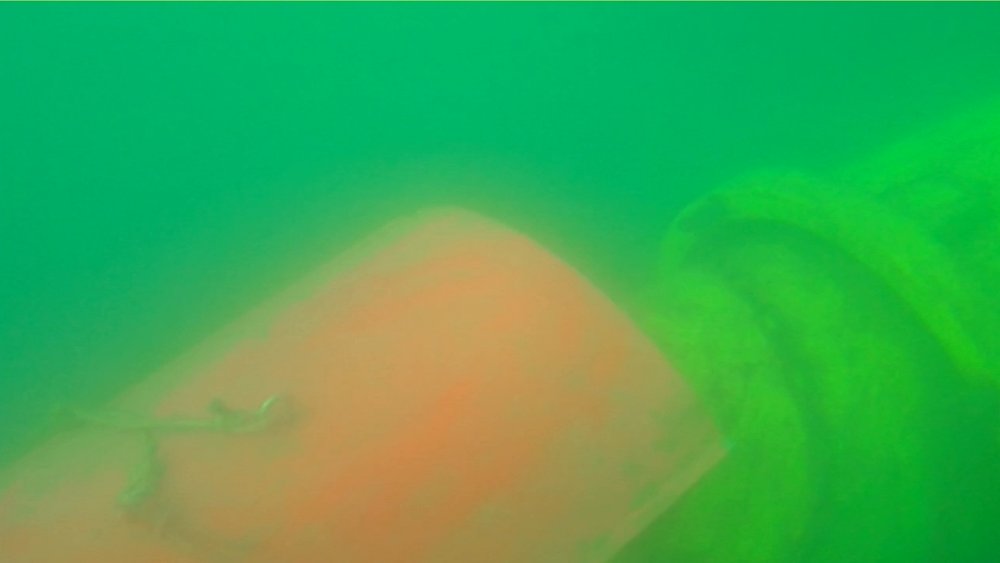
#> input picture rami_marine_dataset/class_4/img_0038.png, 1000 x 563 px, shrunk from 1686 x 950 before the run, found by its file name
$ jupyter execute --allow-errors tesseract_test.ipynb
#> lines starting #> are read from the running program, lines starting #| are printed output that depends on the picture; after the words box and inside, x2 and y2 are one past the last pixel; in counts of white or black regions, pixels touching at a corner belong together
[cell 1]
import cv2
from pytesseract import pytesseract
from IPython import display


img = cv2.imread("./rami_marine_dataset/class_2/number_2/img_0038.png")
#> img is the input picture: shape (563, 1000, 3); mean B, G, R 82.6, 170.2, 63.7
imggray = cv2.cvtColor(img, cv2.COLOR_BGR2GRAY)
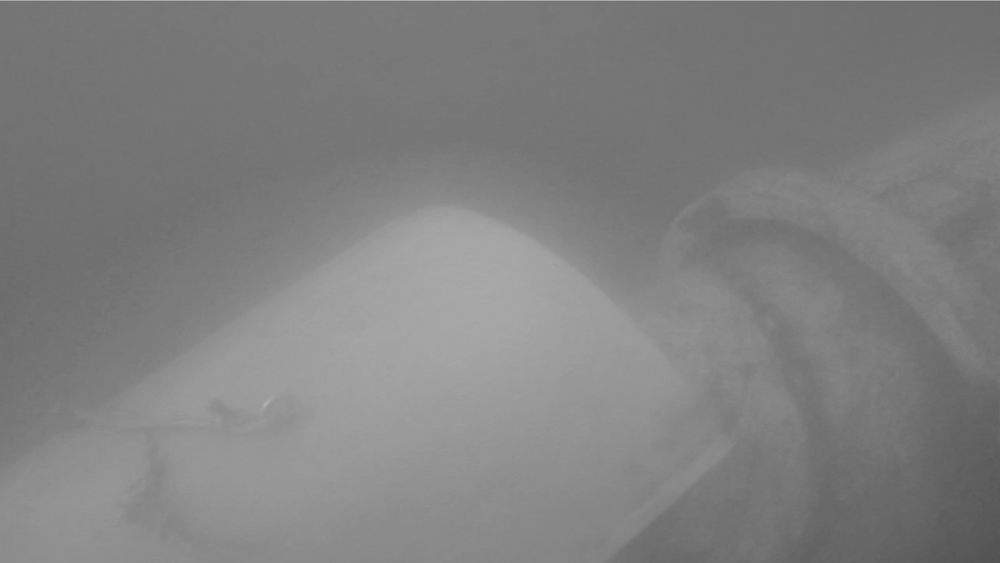
#> imggray: shape (563, 1000); min 83, max 176, mean 128.4
imgth = cv2.adaptiveThreshold(imggray,255,cv2.ADAPTIVE_THRESH_GAUSSIAN_C,cv2.THRESH_BINARY,15,3)
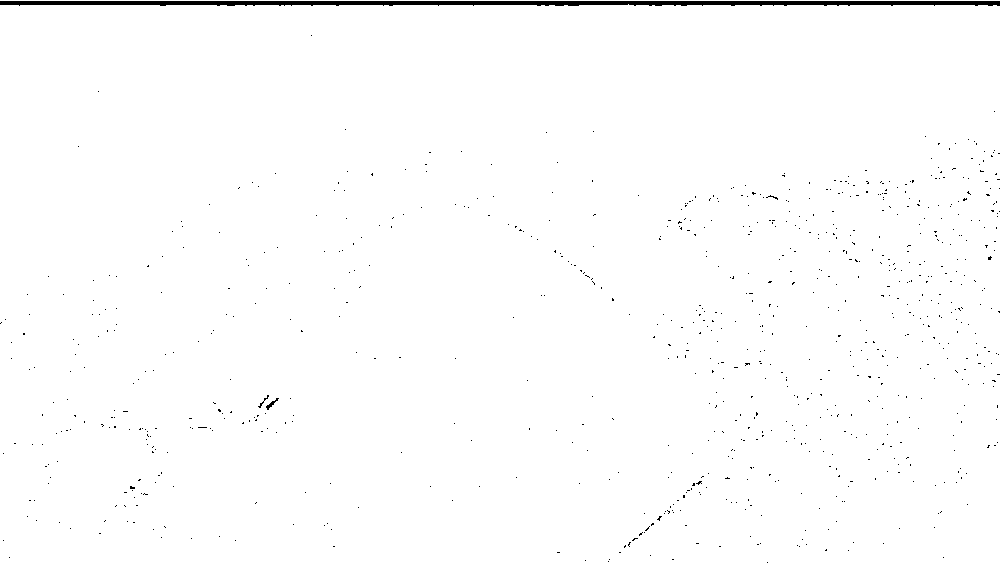
#> imgth: shape (563, 1000); 99% white; 824 black regions (821 under 20 px), largest, box (x1, y1, x2, y2) and area: (0, 1, 1000, 6) 4117, (266, 398, 279, 410) 44, (258, 395, 269, 408) 27

backtorgb = cv2.cvtColor(imgth,cv2.COLOR_GRAY2RGB)
cv2.imwrite("test.png", backtorgb)

#using pytesseract to convert from image to string
#> (the rest of this cell did not finish here and is left out)

[cell 2]
import cv2
from pytesseract import pytesseract
from IPython import display
import numpy as np

img = cv2.imread("rami_marine_dataset/class_2/number_2/img_0038.png")
hsv = cv2.cvtColor(img, cv2.COLOR_BGR2HSV)
#> hsv: shape (563, 1000, 3); mean H, S, V 57.5, 199, 176.9

# define range of black color in HSV
lower_val = np.array([0,0,0])
upper_val = np.array([255,109,255])

# Threshold the HSV image to get only black colors
mask = cv2.inRange(hsv, lower_val, upper_val)
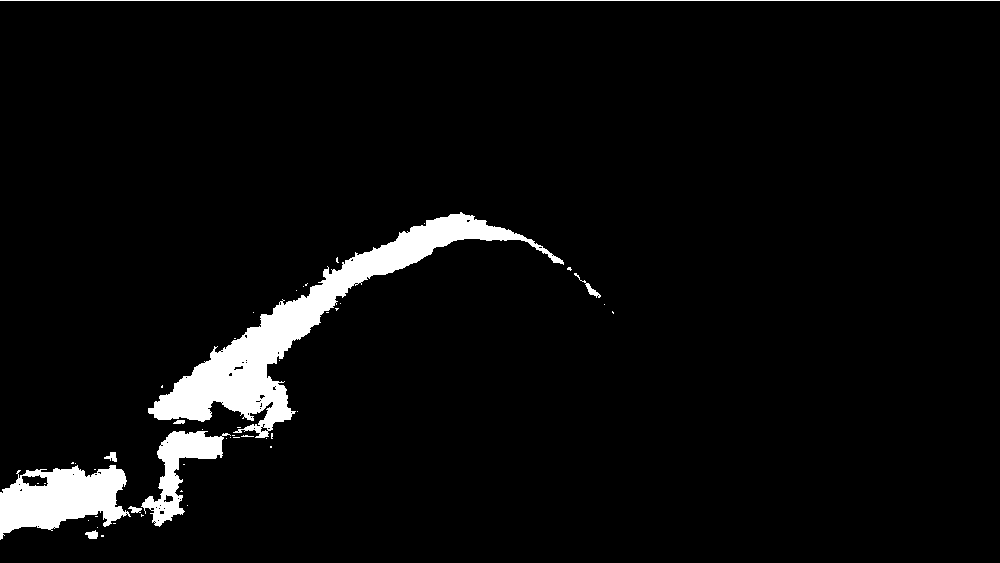
#> mask: shape (563, 1000); 4.6% white; 49 white regions (40 under 20 px), largest, box (x1, y1, x2, y2) and area: (148, 212, 564, 438) 15512, (0, 465, 131, 540) 6034, (141, 431, 231, 527) 2850


backtorgb = cv2.cvtColor(mask,cv2.COLOR_GRAY2RGB)
cv2.imwrite("test.png", backtorgb)

#using pytesseract to convert from image to string
#> (the rest of this cell did not finish here and is left out)

#> (a cell that did not finish here is left out)

[cell 4]
import cv2
import numpy as np

# Read image
image = cv2.imread("rami_marine_dataset/class_2/number_2/img_0038.png")

# Convert image to grayscale
gray = cv2.cvtColor(image,cv2.COLOR_BGR2GRAY)

# Use canny edge detection
edges = cv2.Canny(gray,50,150,apertureSize=3)
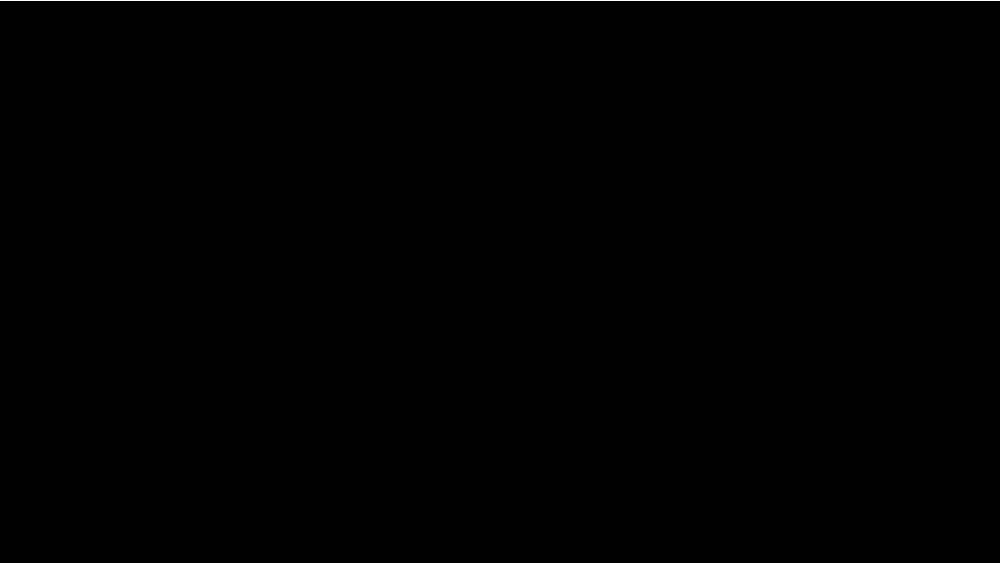
#> edges: shape (563, 1000); 0.18% white in thin lines or dots, all inside (x1, y1, x2, y2) = (0, 0, 1000, 1)

# Apply HoughLinesP method to
# to directly obtain line end points
lines_list =[]
lines = cv2.HoughLinesP(
			edges, # Input edge image
			1, # Distance resolution in pixels
			np.pi/180, # Angle resolution in radians
			threshold=200, # Min number of votes for valid line
			minLineLength=50, # Min allowed length of line
			maxLineGap=10 # Max allowed gap between line for joining them
			)
#> lines = [[0, 0, 999, 0]]

# Iterate over points
for points in lines:
	# Extracted points nested in the list
	x1,y1,x2,y2=points[0]
	# Draw the lines joing the points
	# On the original image
	cv2.line(image,(x1,y1),(x2,y2),(0,255,0),2)
	# Maintain a simples lookup list for points
	lines_list.append([(x1,y1),(x2,y2)])
#> this loop made 1 pass
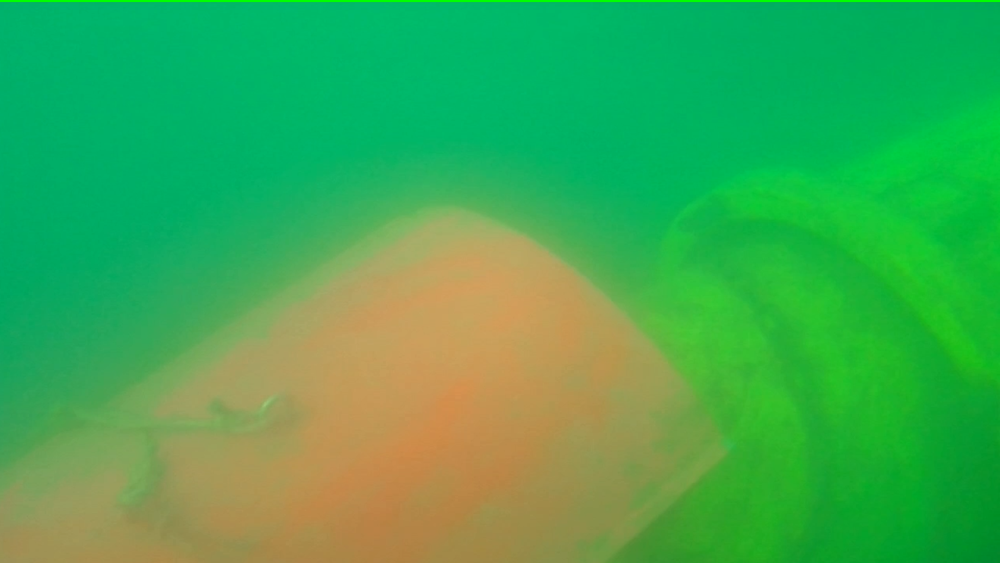
#> image: shape (563, 1000, 3); 0.36% of pixels changed, all inside (x1, y1, x2, y2) = (0, 0, 1000, 2)
#> after the loop, lines_list = [[(0, 0), (999, 0)]]

# Save the result image
cv2.imwrite('linesDetected.png', image)
#> (the rest of this cell did not finish here and is left out)

$ run again, with rami_marine_dataset/class_4/img_0002.png copied over rami_marine_dataset/class_4/img_0038.png
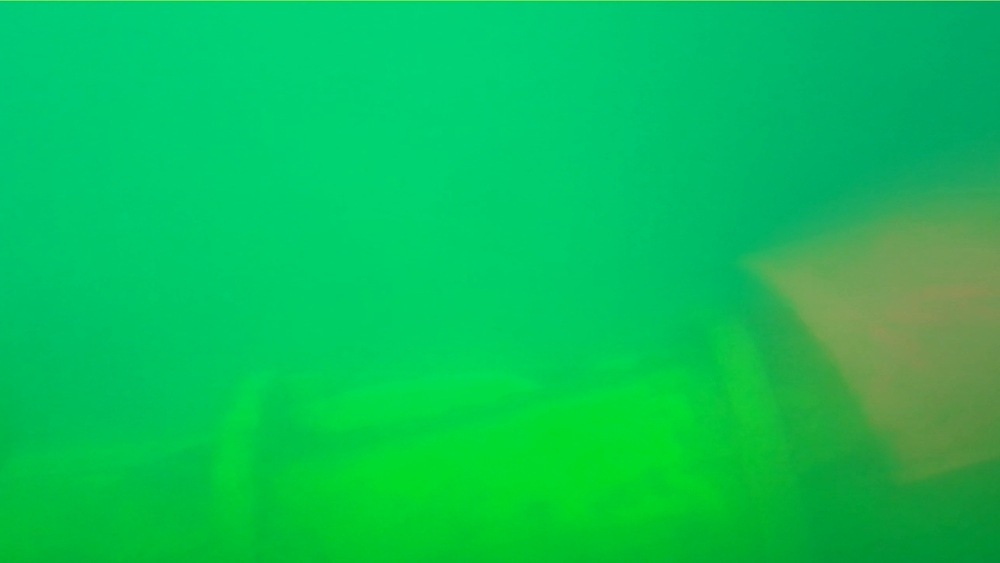
#> input picture rami_marine_dataset/class_4/img_0002.png, 1000 x 563 px, shrunk from 1686 x 950 before the run, found by its file name
#> img is the input picture: shape (563, 1000, 3); mean B, G, R 89.8, 193.4, 10.4
#> `imgth = cv2.adaptiveThreshold(imggray,255,cv2.ADAPTIVE_THRESH_GAUSSIAN..`:
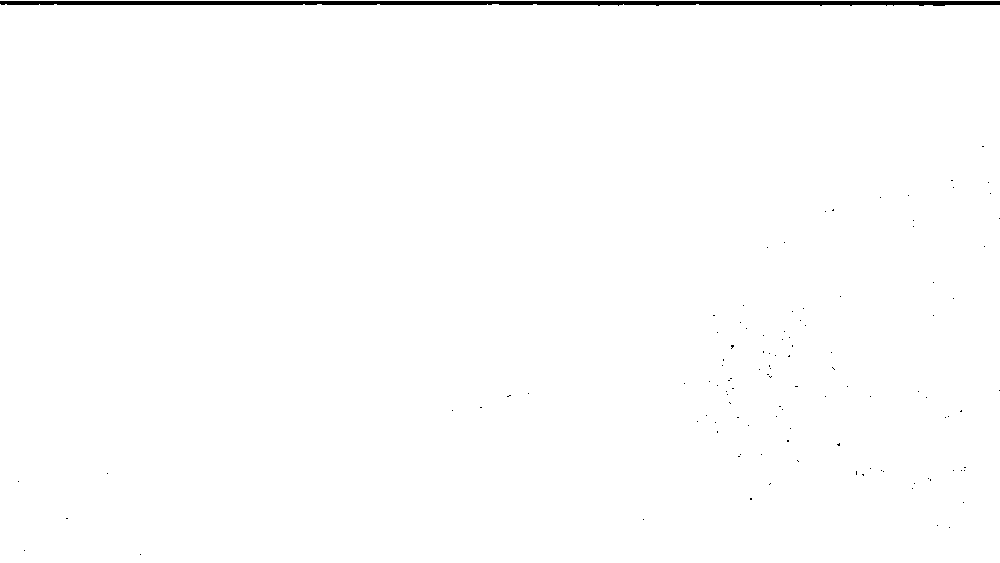
#> imgth: shape (563, 1000); 99.3% white; 111 black regions (110 under 20 px), largest, box (x1, y1, x2, y2) and area: (0, 1, 1000, 6) 3996
#> hsv: shape (563, 1000, 3); mean H, S, V 71.7, 241.2, 193.4
#> mask: shape (563, 1000); 1.4% white; 33 white regions (25 under 20 px), largest, box (x1, y1, x2, y2) and area: (868, 248, 1000, 353) 6421, (0, 0, 1000, 1) 1000, (843, 306, 862, 321) 131
#> edges: shape (563, 1000); 0.18% white in thin lines or dots, all inside (x1, y1, x2, y2) = (0, 0, 1000, 1)
#> lines = [[0, 0, 999, 0]]
#> the loop `for points in lines:` made 1 pass
#> after the loop `for points in lines:`:
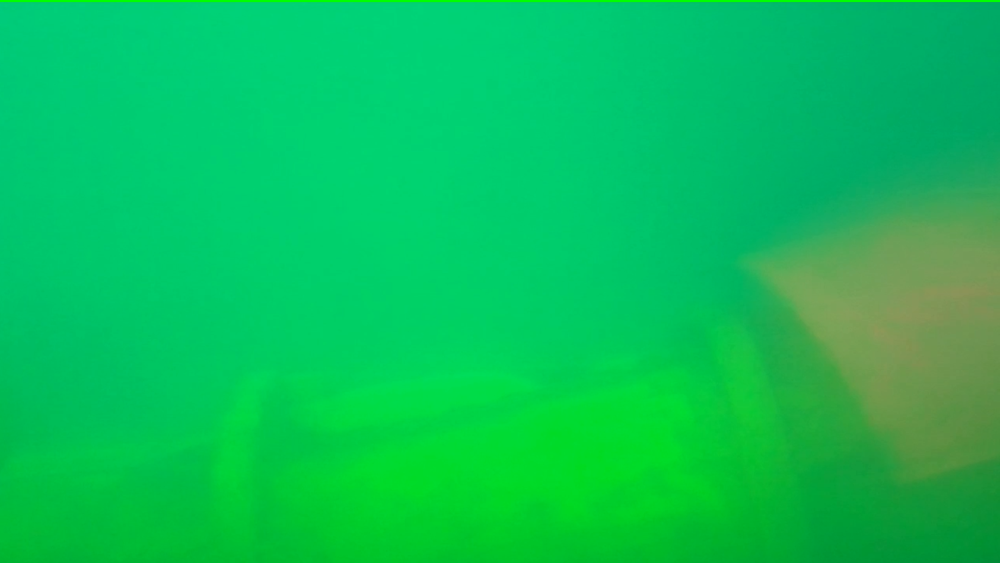
#> image: shape (563, 1000, 3); 0.36% of pixels changed, all inside (x1, y1, x2, y2) = (0, 0, 1000, 2)
#> after the loop `for points in lines:`: lines_list = [[(0, 0), (999, 0)]]

$ run again, with rami_marine_dataset/class_4/img_0005.png copied over rami_marine_dataset/class_4/img_0038.png
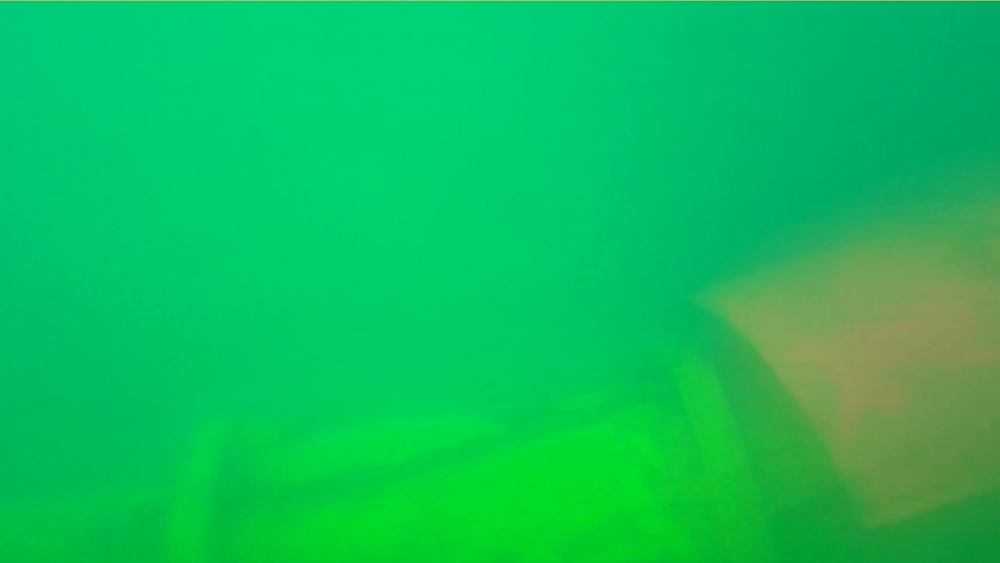
#> input picture rami_marine_dataset/class_4/img_0005.png, 1000 x 563 px, shrunk from 1686 x 950 before the run, found by its file name
#> img is the input picture: shape (563, 1000, 3); mean B, G, R 93.1, 191.5, 14.2
#> `imgth = cv2.adaptiveThreshold(imggray,255,cv2.ADAPTIVE_THRESH_GAUSSIAN..`:
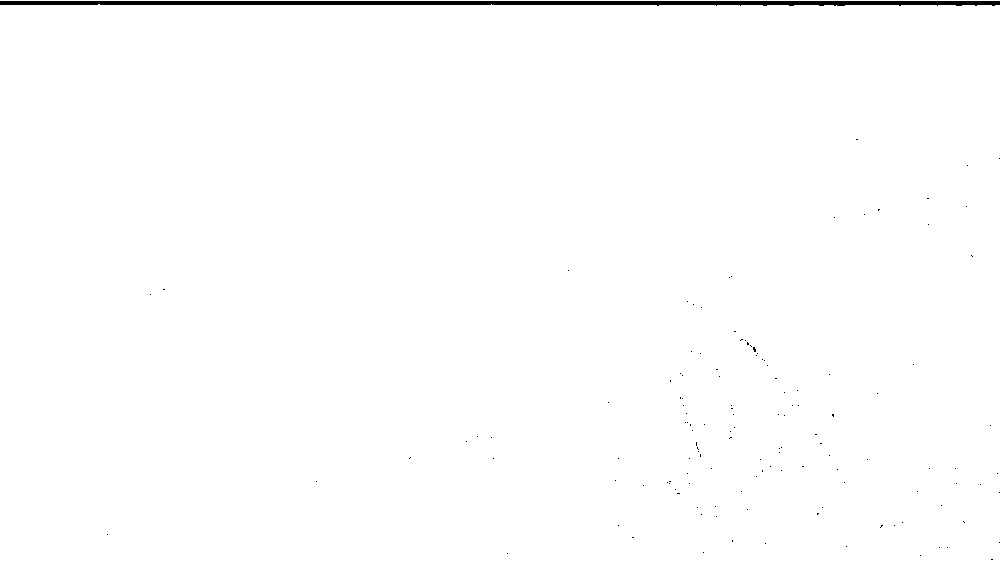
#> imgth: shape (563, 1000); 99.2% white; 135 black regions (134 under 20 px), largest, box (x1, y1, x2, y2) and area: (0, 1, 1000, 6) 4039
#> hsv: shape (563, 1000, 3); mean H, S, V 71.3, 236.7, 191.5
#> mask: shape (563, 1000); 3.3% white; 22 white regions (15 under 20 px), largest, box (x1, y1, x2, y2) and area: (774, 272, 1000, 412) 17529, (0, 0, 1000, 1) 1000, (905, 377, 916, 395) 107
#> edges: shape (563, 1000); 0.18% white in thin lines or dots, all inside (x1, y1, x2, y2) = (0, 0, 1000, 1)
#> lines = [[0, 0, 999, 0]]
#> the loop `for points in lines:` made 1 pass
#> after the loop `for points in lines:`:
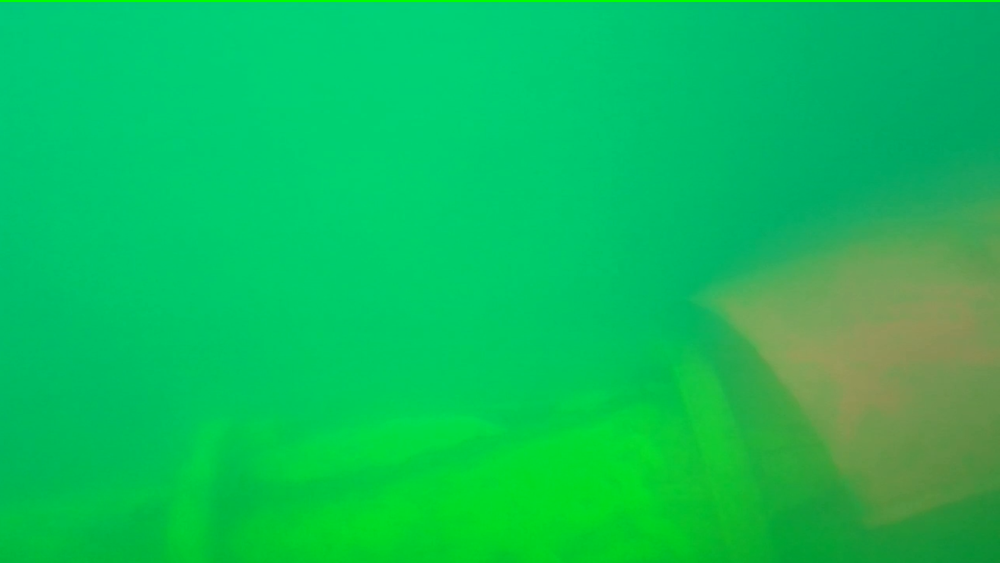
#> image: shape (563, 1000, 3); 0.36% of pixels changed, all inside (x1, y1, x2, y2) = (0, 0, 1000, 2)
#> after the loop `for points in lines:`: lines_list = [[(0, 0), (999, 0)]]
